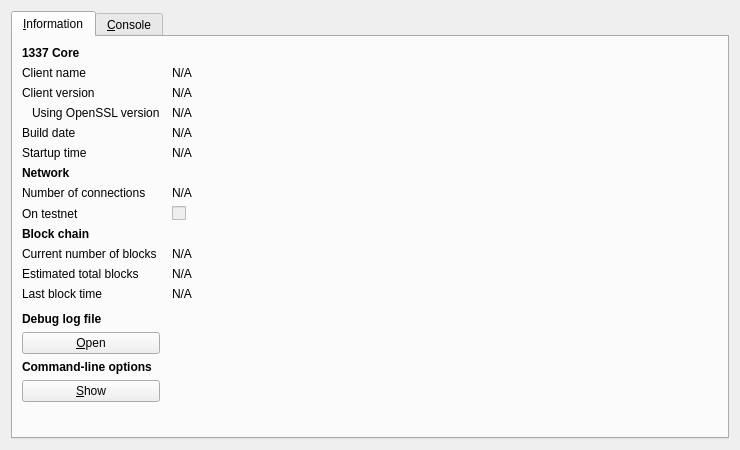
<?xml version="1.0" encoding="UTF-8"?>
<ui version="4.0">
 <class>RPCConsole</class>
 <widget class="QDialog" name="RPCConsole">
  <property name="geometry">
   <rect>
    <x>0</x>
    <y>0</y>
    <width>740</width>
    <height>450</height>
   </rect>
  </property>
  <property name="windowTitle">
   <string>1337 - Debug window</string>
  </property>
  <layout class="QVBoxLayout" name="verticalLayout_2">
   <item>
    <widget class="QTabWidget" name="tabWidget">
     <property name="currentIndex">
      <number>0</number>
     </property>
     <widget class="QWidget" name="tab_info">
      <attribute name="title">
       <string>&amp;Information</string>
      </attribute>
      <layout class="QGridLayout" name="gridLayout" columnstretch="0,1">
       <property name="horizontalSpacing">
        <number>12</number>
       </property>
       <item row="0" column="0">
        <widget class="QLabel" name="label_9">
         <property name="font">
          <font>
           <weight>75</weight>
           <bold>true</bold>
          </font>
         </property>
         <property name="text">
          <string>1337 Core</string>
         </property>
        </widget>
       </item>
       <item row="1" column="0">
        <widget class="QLabel" name="label_5">
         <property name="text">
          <string>Client name</string>
         </property>
        </widget>
       </item>
       <item row="1" column="1">
        <widget class="QLabel" name="clientName">
         <property name="cursor">
          <cursorShape>IBeamCursor</cursorShape>
         </property>
         <property name="text">
          <string>N/A</string>
         </property>
         <property name="textFormat">
          <enum>Qt::PlainText</enum>
         </property>
         <property name="textInteractionFlags">
          <set>Qt::LinksAccessibleByMouse|Qt::TextSelectableByKeyboard|Qt::TextSelectableByMouse</set>
         </property>
        </widget>
       </item>
       <item row="2" column="0">
        <widget class="QLabel" name="label_6">
         <property name="text">
          <string>Client version</string>
         </property>
        </widget>
       </item>
       <item row="2" column="1">
        <widget class="QLabel" name="clientVersion">
         <property name="cursor">
          <cursorShape>IBeamCursor</cursorShape>
         </property>
         <property name="text">
          <string>N/A</string>
         </property>
         <property name="textFormat">
          <enum>Qt::PlainText</enum>
         </property>
         <property name="textInteractionFlags">
          <set>Qt::LinksAccessibleByMouse|Qt::TextSelectableByKeyboard|Qt::TextSelectableByMouse</set>
         </property>
        </widget>
       </item>
       <item row="3" column="0">
        <widget class="QLabel" name="label_14">
         <property name="text">
          <string>Using OpenSSL version</string>
         </property>
         <property name="indent">
          <number>10</number>
         </property>
        </widget>
       </item>
       <item row="3" column="1">
        <widget class="QLabel" name="openSSLVersion">
         <property name="cursor">
          <cursorShape>IBeamCursor</cursorShape>
         </property>
         <property name="text">
          <string>N/A</string>
         </property>
         <property name="textFormat">
          <enum>Qt::PlainText</enum>
         </property>
         <property name="textInteractionFlags">
          <set>Qt::LinksAccessibleByMouse|Qt::TextSelectableByKeyboard|Qt::TextSelectableByMouse</set>
         </property>
        </widget>
       </item>
       <item row="4" column="0">
        <widget class="QLabel" name="label_12">
         <property name="text">
          <string>Build date</string>
         </property>
        </widget>
       </item>
       <item row="4" column="1">
        <widget class="QLabel" name="buildDate">
         <property name="cursor">
          <cursorShape>IBeamCursor</cursorShape>
         </property>
         <property name="text">
          <string>N/A</string>
         </property>
         <property name="textFormat">
          <enum>Qt::PlainText</enum>
         </property>
         <property name="textInteractionFlags">
          <set>Qt::LinksAccessibleByMouse|Qt::TextSelectableByKeyboard|Qt::TextSelectableByMouse</set>
         </property>
        </widget>
       </item>
       <item row="5" column="0">
        <widget class="QLabel" name="label_13">
         <property name="text">
          <string>Startup time</string>
         </property>
        </widget>
       </item>
       <item row="5" column="1">
        <widget class="QLabel" name="startupTime">
         <property name="cursor">
          <cursorShape>IBeamCursor</cursorShape>
         </property>
         <property name="text">
          <string>N/A</string>
         </property>
         <property name="textFormat">
          <enum>Qt::PlainText</enum>
         </property>
         <property name="textInteractionFlags">
          <set>Qt::LinksAccessibleByMouse|Qt::TextSelectableByKeyboard|Qt::TextSelectableByMouse</set>
         </property>
        </widget>
       </item>
       <item row="6" column="0">
        <widget class="QLabel" name="label_11">
         <property name="font">
          <font>
           <weight>75</weight>
           <bold>true</bold>
          </font>
         </property>
         <property name="text">
          <string>Network</string>
         </property>
        </widget>
       </item>
       <item row="7" column="0">
        <widget class="QLabel" name="label_7">
         <property name="text">
          <string>Number of connections</string>
         </property>
        </widget>
       </item>
       <item row="7" column="1">
        <widget class="QLabel" name="numberOfConnections">
         <property name="cursor">
          <cursorShape>IBeamCursor</cursorShape>
         </property>
         <property name="text">
          <string>N/A</string>
         </property>
         <property name="textFormat">
          <enum>Qt::PlainText</enum>
         </property>
         <property name="textInteractionFlags">
          <set>Qt::LinksAccessibleByMouse|Qt::TextSelectableByKeyboard|Qt::TextSelectableByMouse</set>
         </property>
        </widget>
       </item>
       <item row="8" column="0">
        <widget class="QLabel" name="label_8">
         <property name="text">
          <string>On testnet</string>
         </property>
        </widget>
       </item>
       <item row="8" column="1">
        <widget class="QCheckBox" name="isTestNet">
         <property name="enabled">
          <bool>false</bool>
         </property>
         <property name="text">
          <string/>
         </property>
        </widget>
       </item>
       <item row="9" column="0">
        <widget class="QLabel" name="label_10">
         <property name="font">
          <font>
           <weight>75</weight>
           <bold>true</bold>
          </font>
         </property>
         <property name="text">
          <string>Block chain</string>
         </property>
        </widget>
       </item>
       <item row="10" column="0">
        <widget class="QLabel" name="label_3">
         <property name="text">
          <string>Current number of blocks</string>
         </property>
        </widget>
       </item>
       <item row="10" column="1">
        <widget class="QLabel" name="numberOfBlocks">
         <property name="cursor">
          <cursorShape>IBeamCursor</cursorShape>
         </property>
         <property name="text">
          <string>N/A</string>
         </property>
         <property name="textFormat">
          <enum>Qt::PlainText</enum>
         </property>
         <property name="textInteractionFlags">
          <set>Qt::LinksAccessibleByMouse|Qt::TextSelectableByKeyboard|Qt::TextSelectableByMouse</set>
         </property>
        </widget>
       </item>
       <item row="11" column="0">
        <widget class="QLabel" name="label_4">
         <property name="text">
          <string>Estimated total blocks</string>
         </property>
        </widget>
       </item>
       <item row="11" column="1">
        <widget class="QLabel" name="totalBlocks">
         <property name="cursor">
          <cursorShape>IBeamCursor</cursorShape>
         </property>
         <property name="text">
          <string>N/A</string>
         </property>
         <property name="textFormat">
          <enum>Qt::PlainText</enum>
         </property>
         <property name="textInteractionFlags">
          <set>Qt::LinksAccessibleByMouse|Qt::TextSelectableByKeyboard|Qt::TextSelectableByMouse</set>
         </property>
        </widget>
       </item>
       <item row="12" column="0">
        <widget class="QLabel" name="label_2">
         <property name="text">
          <string>Last block time</string>
         </property>
        </widget>
       </item>
       <item row="12" column="1">
        <widget class="QLabel" name="lastBlockTime">
         <property name="cursor">
          <cursorShape>IBeamCursor</cursorShape>
         </property>
         <property name="text">
          <string>N/A</string>
         </property>
         <property name="textFormat">
          <enum>Qt::PlainText</enum>
         </property>
         <property name="textInteractionFlags">
          <set>Qt::LinksAccessibleByMouse|Qt::TextSelectableByKeyboard|Qt::TextSelectableByMouse</set>
         </property>
        </widget>
       </item>
       <item row="13" column="0">
        <spacer name="verticalSpacer_2">
         <property name="orientation">
          <enum>Qt::Vertical</enum>
         </property>
         <property name="sizeHint" stdset="0">
          <size>
           <width>20</width>
           <height>20</height>
          </size>
         </property>
        </spacer>
       </item>
       <item row="14" column="0">
        <widget class="QLabel" name="labelDebugLogfile">
         <property name="font">
          <font>
           <weight>75</weight>
           <bold>true</bold>
          </font>
         </property>
         <property name="text">
          <string>Debug log file</string>
         </property>
        </widget>
       </item>
       <item row="15" column="0">
        <widget class="QPushButton" name="openDebugLogfileButton">
         <property name="toolTip">
          <string>Open the 1337 debug log file from the current data directory. This can take a few seconds for large log files.</string>
         </property>
         <property name="text">
          <string>&amp;Open</string>
         </property>
         <property name="autoDefault">
          <bool>false</bool>
         </property>
        </widget>
       </item>
       <item row="16" column="0">
        <widget class="QLabel" name="labelCLOptions">
         <property name="font">
          <font>
           <weight>75</weight>
           <bold>true</bold>
          </font>
         </property>
         <property name="text">
          <string>Command-line options</string>
         </property>
        </widget>
       </item>
       <item row="17" column="0">
        <widget class="QPushButton" name="showCLOptionsButton">
         <property name="toolTip">
          <string>Show the 1337-Qt help message to get a list with possible 1337 command-line options.</string>
         </property>
         <property name="text">
          <string>&amp;Show</string>
         </property>
         <property name="autoDefault">
          <bool>false</bool>
         </property>
        </widget>
       </item>
       <item row="18" column="0">
        <spacer name="verticalSpacer">
         <property name="orientation">
          <enum>Qt::Vertical</enum>
         </property>
         <property name="sizeHint" stdset="0">
          <size>
           <width>20</width>
           <height>40</height>
          </size>
         </property>
        </spacer>
       </item>
      </layout>
     </widget>
     <widget class="QWidget" name="tab_console">
      <attribute name="title">
       <string>&amp;Console</string>
      </attribute>
      <layout class="QVBoxLayout" name="verticalLayout_3">
       <property name="spacing">
        <number>3</number>
       </property>
       <item>
        <widget class="QTextEdit" name="messagesWidget">
         <property name="minimumSize">
          <size>
           <width>0</width>
           <height>100</height>
          </size>
         </property>
         <property name="readOnly">
          <bool>true</bool>
         </property>
         <property name="tabKeyNavigation" stdset="0">
          <bool>false</bool>
         </property>
         <property name="columnCount" stdset="0">
          <number>2</number>
         </property>
        </widget>
       </item>
       <item>
        <layout class="QHBoxLayout" name="horizontalLayout">
         <property name="spacing">
          <number>3</number>
         </property>
         <item>
          <widget class="QLabel" name="label">
           <property name="text">
            <string notr="true">&gt;</string>
           </property>
          </widget>
         </item>
         <item>
          <widget class="QLineEdit" name="lineEdit"/>
         </item>
         <item>
          <widget class="QPushButton" name="clearButton">
           <property name="maximumSize">
            <size>
             <width>24</width>
             <height>24</height>
            </size>
           </property>
           <property name="toolTip">
            <string>Clear console</string>
           </property>
           <property name="text">
            <string/>
           </property>
           <property name="icon">
            <iconset resource="../bitcoin.qrc">
             <normaloff>:/icons/remove</normaloff>:/icons/remove</iconset>
           </property>
           <property name="shortcut">
            <string notr="true">Ctrl+L</string>
           </property>
           <property name="autoDefault">
            <bool>false</bool>
           </property>
          </widget>
         </item>
        </layout>
       </item>
      </layout>
     </widget>
    </widget>
   </item>
  </layout>
 </widget>
 <resources>
  <include location="../bitcoin.qrc"/>
 </resources>
 <connections/>
</ui>
